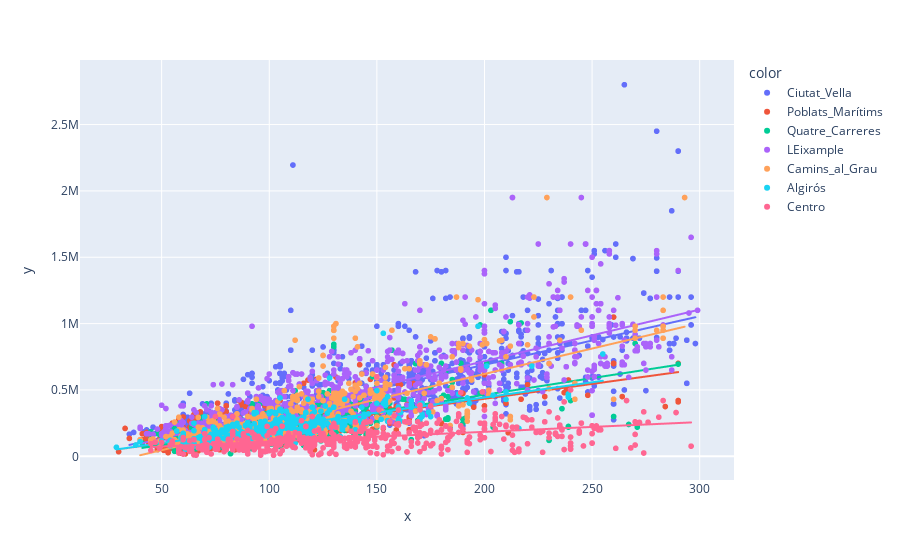

Source (notebook cell):
### Code cell
df = df.loc[df["size"] < 300.0]

# df = df.loc[df["penthouse"] == True]

distr_list = [
    "Centro", "Ciutat_Vella", "LEixample", "Algirós", "Camins_al_Grau", "Quatre_Carreres", "Poblats_Marítims"]
df = df[df["district_renamed"].isin(distr_list)]

fig = px.scatter(x=df["size"], y=df["price"], color=df["district_renamed"], trendline="ols")
fig.show()

### Figure 1 — Plotly figure (JSON) as saved in the notebook; plotly's stock layout.template omitted (floating-point values rounded to 4 significant figures; data arrays with more than 128 entries replaced by an {"elided": "..."} marker saying what was removed)
{"data": [{"hovertemplate": "color=Ciutat_Vella<br>x=%{x}<br>y=%{y}<extra></extra>", "legendgroup": "Ciutat_Vella", "marker": {"color": "#636efa", "symbol": "circle"}, "mode": "markers", "name": "Ciutat_Vella", "showlegend": true, "type": "scattergl", "x": {"elided": "1422 float values"}, "xaxis": "x", "y": {"elided": "1422 int values"}, "yaxis": "y"}, {"hovertemplate": "<b>OLS trendline</b><br>y = 3659.7 * x + -42480<br>R<sup>2</sup>=0.554788<br><br>color=Ciutat_Vella<br>x=%{x}<br>y=%{y} <b>(trend)</b><extra></extra>", "legendgroup": "Ciutat_Vella", "marker": {"color": "#636efa", "symbol": "circle"}, "mode": "lines", "name": "Ciutat_Vella", "showlegend": false, "type": "scattergl", "x": {"elided": "1422 float values"}, "xaxis": "x", "y": {"elided": "1422 float values"}, "yaxis": "y"}, {"hovertemplate": "color=Poblats_Marítims<br>x=%{x}<br>y=%{y}<extra></extra>", "legendgroup": "Poblats_Marítims", "marker": {"color": "#EF553B", "symbol": "circle"}, "mode": "markers", "name": "Poblats_Marítims", "showlegend": true, "type": "scattergl", "x": {"elided": "1282 float values"}, "xaxis": "x", "y": {"elided": "1282 int values"}, "yaxis": "y"}, {"hovertemplate": "<b>OLS trendline</b><br>y = 2235.74 * x + -13546.8<br>R<sup>2</sup>=0.532045<br><br>color=Poblats_Marítims<br>x=%{x}<br>y=%{y} <b>(trend)</b><extra></extra>", "legendgroup": "Poblats_Marítims", "marker": {"color": "#EF553B", "symbol": "circle"}, "mode": "lines", "name": "Poblats_Marítims", "showlegend": false, "type": "scattergl", "x": {"elided": "1282 float values"}, "xaxis": "x", "y": {"elided": "1282 float values"}, "yaxis": "y"}, {"hovertemplate": "color=Quatre_Carreres<br>x=%{x}<br>y=%{y}<extra></extra>", "legendgroup": "Quatre_Carreres", "marker": {"color": "#00cc96", "symbol": "circle"}, "mode": "markers", "name": "Quatre_Carreres", "showlegend": true, "type": "scattergl", "x": {"elided": "1233 int values"}, "xaxis": "x", "y": {"elided": "1233 int values"}, "yaxis": "y"}, {"hovertemplate": "<b>OLS trendline</b><br>y = 2517.5 * x + -40032.4<br>R<sup>2</sup>=0.463843<br><br>color=Quatre_Carreres<br>x=%{x}<br>y=%{y} <b>(trend)</b><extra></extra>", "legendgroup": "Quatre_Carreres", "marker": {"color": "#00cc96", "symbol": "circle"}, "mode": "lines", "name": "Quatre_Carreres", "showlegend": false, "type": "scattergl", "x": {"elided": "1233 int values"}, "xaxis": "x", "y": {"elided": "1233 float values"}, "yaxis": "y"}, {"hovertemplate": "color=LEixample<br>x=%{x}<br>y=%{y}<extra></extra>", "legendgroup": "LEixample", "marker": {"color": "#ab63fa", "symbol": "circle"}, "mode": "markers", "name": "LEixample", "showlegend": true, "type": "scattergl", "x": {"elided": "1173 int values"}, "xaxis": "x", "y": {"elided": "1173 int values"}, "yaxis": "y"}, {"hovertemplate": "<b>OLS trendline</b><br>y = 3887.8 * x + -60550.6<br>R<sup>2</sup>=0.626078<br><br>color=LEixample<br>x=%{x}<br>y=%{y} <b>(trend)</b><extra></extra>", "legendgroup": "LEixample", "marker": {"color": "#ab63fa", "symbol": "circle"}, "mode": "lines", "name": "LEixample", "showlegend": false, "type": "scattergl", "x": {"elided": "1173 int values"}, "xaxis": "x", "y": {"elided": "1173 float values"}, "yaxis": "y"}, {"hovertemplate": "color=Camins_al_Grau<br>x=%{x}<br>y=%{y}<extra></extra>", "legendgroup": "Camins_al_Grau", "marker": {"color": "#FFA15A", "symbol": "circle"}, "mode": "markers", "name": "Camins_al_Grau", "showlegend": true, "type": "scattergl", "x": {"elided": "1105 int values"}, "xaxis": "x", "y": {"elided": "1105 int values"}, "yaxis": "y"}, {"hovertemplate": "<b>OLS trendline</b><br>y = 3828.27 * x + -145000<br>R<sup>2</sup>=0.576847<br><br>color=Camins_al_Grau<br>x=%{x}<br>y=%{y} <b>(trend)</b><extra></extra>", "legendgroup": "Camins_al_Grau", "marker": {"color": "#FFA15A", "symbol": "circle"}, "mode": "lines", "name": "Camins_al_Grau", "showlegend": false, "type": "scattergl", "x": {"elided": "1105 int values"}, "xaxis": "x", "y": {"elided": "1105 float values"}, "yaxis": "y"}, {"hovertemplate": "color=Algirós<br>x=%{x}<br>y=%{y}<extra></extra>", "legendgroup": "Algirós", "marker": {"color": "#19d3f3", "symbol": "circle"}, "mode": "markers", "name": "Algirós", "showlegend": true, "type": "scattergl", "x": {"elided": "652 float values"}, "xaxis": "x", "y": {"elided": "652 int values"}, "yaxis": "y"}, {"hovertemplate": "<b>OLS trendline</b><br>y = 2289.06 * x + -14360.8<br>R<sup>2</sup>=0.538473<br><br>color=Algirós<br>x=%{x}<br>y=%{y} <b>(trend)</b><extra></extra>", "legendgroup": "Algirós", "marker": {"color": "#19d3f3", "symbol": "circle"}, "mode": "lines", "name": "Algirós", "showlegend": false, "type": "scattergl", "x": {"elided": "652 float values"}, "xaxis": "x", "y": {"elided": "652 float values"}, "yaxis": "y"}, {"hovertemplate": "color=Centro<br>x=%{x}<br>y=%{y}<extra></extra>", "legendgroup": "Centro", "marker": {"color": "#FF6692", "symbol": "circle"}, "mode": "markers", "name": "Centro", "showlegend": true, "type": "scattergl", "x": {"elided": "634 int values"}, "xaxis": "x", "y": {"elided": "634 int values"}, "yaxis": "y"}, {"hovertemplate": "<b>OLS trendline</b><br>y = 736.252 * x + 37315.8<br>R<sup>2</sup>=0.233063<br><br>color=Centro<br>x=%{x}<br>y=%{y} <b>(trend)</b><extra></extra>", "legendgroup": "Centro", "marker": {"color": "#FF6692", "symbol": "circle"}, "mode": "lines", "name": "Centro", "showlegend": false, "type": "scattergl", "x": {"elided": "634 int values"}, "xaxis": "x", "y": {"elided": "634 float values"}, "yaxis": "y"}], "layout": {"legend": {"title": {"text": "color"}, "tracegroupgap": 0}, "margin": {"t": 60}, "xaxis": {"anchor": "y", "domain": [0, 1], "title": {"text": "x"}}, "yaxis": {"anchor": "x", "domain": [0, 1], "title": {"text": "y"}}}}
